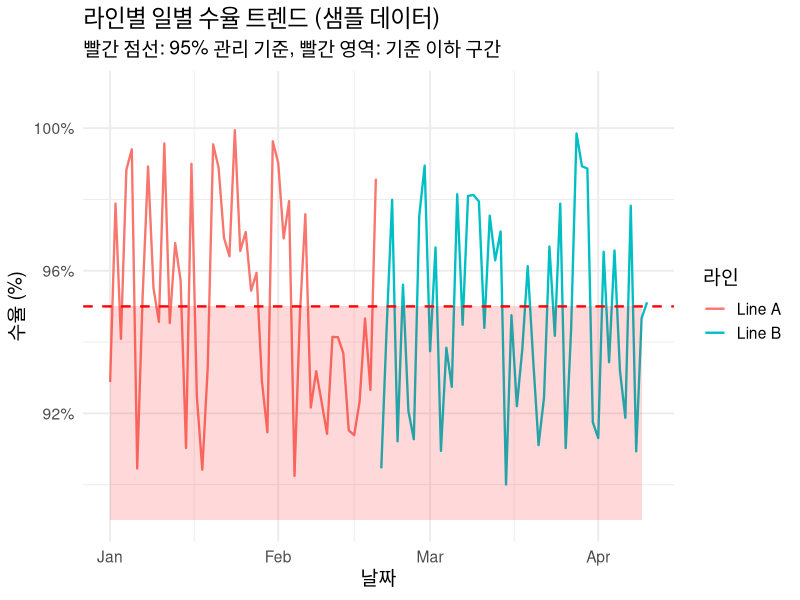
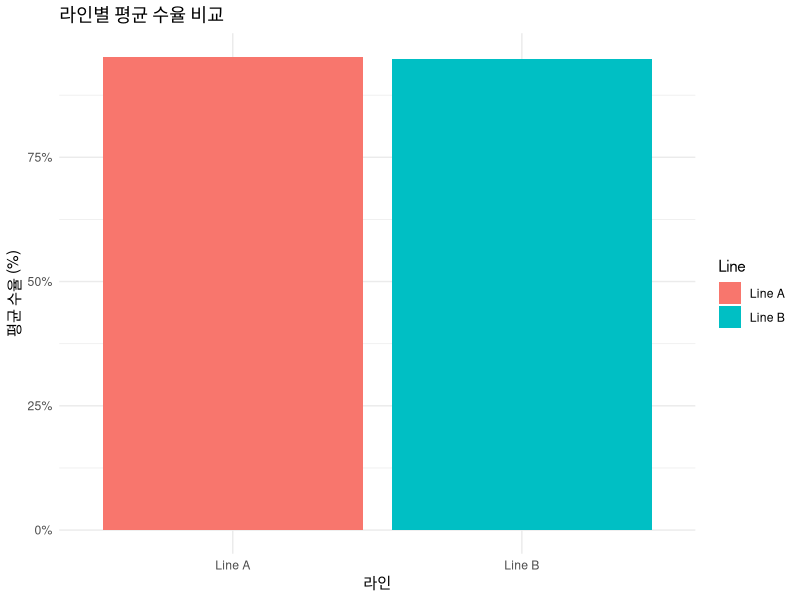

Write the R code that produced these figures, in order.
## ---- chunk 1
#| echo: false
#| fig-width: 9
#| fig-height: 4.5
library(ggplot2)
library(dplyr)
set.seed(123)
df <- data.frame(
  Date = seq(as.Date("2023-01-01"), by="day", length.out=100),
  Yield = runif(100, min=90, max=100),
  Line = rep(c("Line A", "Line B"), each=50)
)

ggplot(df, aes(x=Date, y=Yield, color=Line)) +
  geom_line(linewidth=0.8) +
  geom_hline(yintercept=95, linetype="dashed", color="red", linewidth=0.8) +
  annotate("rect",
    xmin=min(df$Date[df$Yield<95], na.rm=TRUE),
    xmax=max(df$Date[df$Yield<95], na.rm=TRUE),
    ymin=89, ymax=95, alpha=0.15, fill="red") +
  scale_y_continuous(limits=c(89,101), labels=function(x) paste0(x,"%")) +
  theme_minimal(base_size=14) +
  labs(title="라인별 일별 수율 트렌드 (샘플 데이터)",
       subtitle="빨간 점선: 95% 관리 기준, 빨간 영역: 기준 이하 구간",
       y="수율 (%)", x="날짜", color="라인")
## ---- chunk 2
#| echo: false
library(knitr)
ui_functions <- data.frame(
  Function = c("fluidPage", "sidebarLayout", "mainPanel", "actionButton"),
  Description = c("Creates a fluid page", "Layout with sidebar", "Main panel for output", "Button for actions")
)
knitr::kable(ui_functions, caption="Shiny ui 함수 정리표", align=c("l","l"))
## ---- chunk 3
#| echo: false
#| fig-width: 9
#| fig-height: 4.5
df2 <- df %>%
  group_by(Line) %>%
  summarise(AverageYield = mean(Yield))

ggplot(df2, aes(x=Line, y=AverageYield, fill=Line)) +
  geom_bar(stat="identity") +
  scale_y_continuous(labels=function(x) paste0(round(x, 1), "%")) +
  theme_minimal() +
  labs(title="라인별 평균 수율 비교", y="평균 수율 (%)", x="라인")
